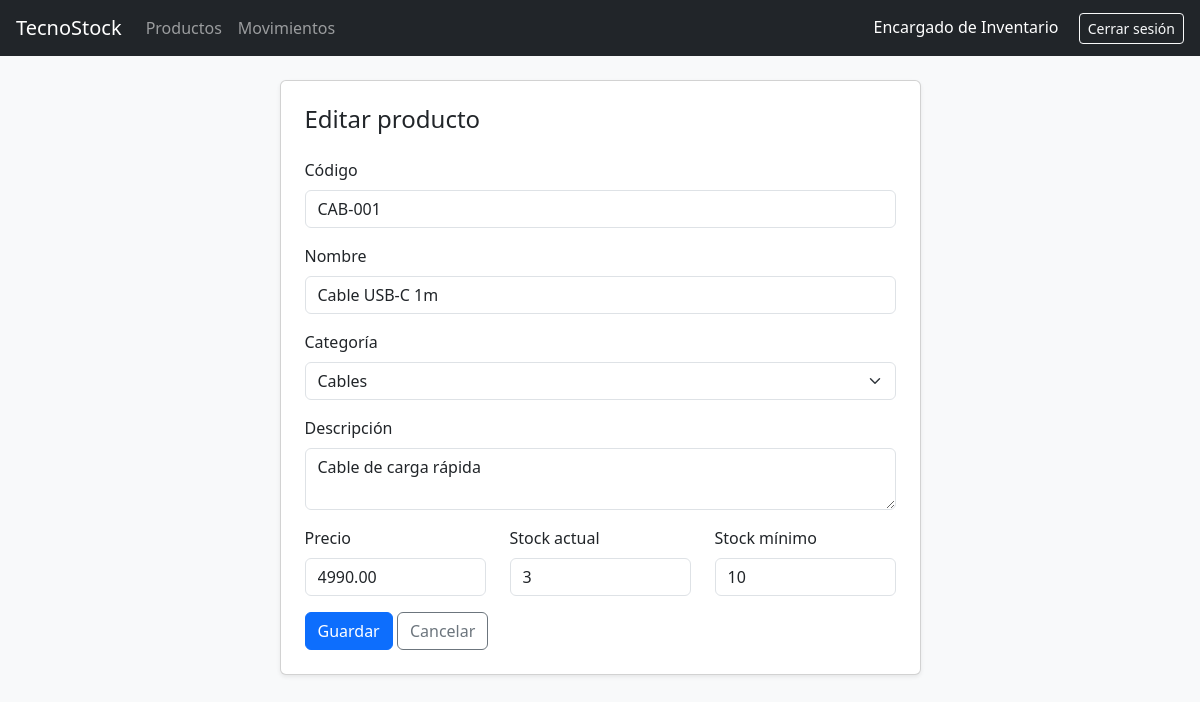
Screenshot of /productoForm.php?id=2 (signed in) with the database file from the repository.
### tables this page shows
CREATE TABLE producto (
    idProducto  INT AUTO_INCREMENT PRIMARY KEY,
    codigo      VARCHAR(30)  NOT NULL UNIQUE,
    nombre      VARCHAR(100) NOT NULL,
    descripcion VARCHAR(255),
    precio      DECIMAL(10,2) NOT NULL,
    stockActual INT NOT NULL DEFAULT 0,
    stockMinimo INT NOT NULL DEFAULT 0,
    estado      TINYINT NOT NULL DEFAULT 1,    
    idCategoria INT NOT NULL,
    CONSTRAINT chkPrecio      CHECK (precio >= 0),
    CONSTRAINT chkStockActual CHECK (stockActual >= 0),
    CONSTRAINT chkStockMinimo CHECK (stockMinimo >= 0),
    CONSTRAINT fkProductoCategoria FOREIGN KEY (idCategoria)
        REFERENCES categoria(idCategoria)
);

CREATE TABLE categoria (
    idCategoria INT AUTO_INCREMENT PRIMARY KEY,
    nombre      VARCHAR(100) NOT NULL UNIQUE,
    descripcion VARCHAR(255),
    estado      TINYINT NOT NULL DEFAULT 1
);

### productoForm.php (the view, shortened to what this page needs)
<?php
require "conexion.php";
$idProducto = (int)($_GET["id"] ?? 0);
$esEdicion  = $idProducto > 0;
$producto = [
    "codigo"      => "",
    "nombre"      => "",
    "descripcion" => "",
    "precio"      => "",
    "stockActual" => "0",
    "stockMinimo" => "0",
    "idCategoria" => ""
];
$categorias = $conexion->query(
    "SELECT idCategoria, nombre FROM categoria WHERE estado = 1 ORDER BY nombre"
)->fetchAll();
if ($esEdicion) {
    $consulta = $conexion->prepare("SELECT * FROM producto WHERE idProducto = ? AND estado = 1");
    $consulta->execute([$idProducto]);
    $productoBd = $consulta->fetch();
    $producto = $productoBd;
}
?>
<!DOCTYPE html>
<html lang="es">
<head>
    <link href="https://cdn.jsdelivr.net/npm/bootstrap@5.3.3/dist/css/bootstrap.min.css" rel="stylesheet">
</head>
<body class="bg-light">
    <?php require "menu.php"; ?>
    <div class="container mt-4 mb-5">
        <div class="row justify-content-center">
            <div class="col-md-7">
                <div class="card shadow-sm">
                    <div class="card-body p-4">
                        <h4 class="mb-4"><?php echo $esEdicion ? "Editar producto" : "Nuevo producto"; ?></h4>
                        <form method="POST" onsubmit="return validarProducto()">
                            <div class="mb-3">
                                <label class="form-label">Código</label>
                                <input type="text" class="form-control" id="codigo" name="codigo"
                                       value="<?php echo htmlspecialchars($producto["codigo"]); ?>"
                                       <?php echo $esEdicion ? "readonly" : ""; ?>>
                            </div>
                            <div class="mb-3">
                                <label class="form-label">Nombre</label>
                                <input type="text" class="form-control" id="nombre" name="nombre"
                                       value="<?php echo htmlspecialchars($producto["nombre"]); ?>">
                            </div>
                            <div class="mb-3">
                                <label class="form-label">Categoría</label>
                                <select class="form-select" id="idCategoria" name="idCategoria">
                                    <?php foreach ($categorias as $categoria) { ?>
                                        <option value="<?php echo $categoria["idCategoria"]; ?>"
                                            <?php echo $categoria["idCategoria"] == $producto["idCategoria"] ? "selected" : ""; ?>>
                                            <?php echo htmlspecialchars($categoria["nombre"]); ?>
                                        </option>
                                    <?php } ?>
                                </select>
                            </div>
                            <div class="mb-3">
                                <label class="form-label">Descripción</label>
                                <textarea class="form-control" id="descripcion" name="descripcion" rows="2"><?php echo htmlspecialchars($producto["descripcion"] ?? ""); ?></textarea>
                            </div>
                            <div class="row">
                                <div class="col-md-4 mb-3">
                                    <label class="form-label">Precio</label>
                                    <input type="number" class="form-control" id="precio" name="precio" min="0" step="0.01"
                                           value="<?php echo htmlspecialchars($producto["precio"]); ?>">
                                </div>
                                <div class="col-md-4 mb-3">
                                    <label class="form-label">Stock actual</label>
                                    <input type="number" class="form-control" id="stockActual" name="stockActual" min="0" step="1"
                                           value="<?php echo htmlspecialchars($producto["stockActual"]); ?>">
                                </div>
                                <div class="col-md-4 mb-3">
                                    <label class="form-label">Stock mínimo</label>
                                    <input type="number" class="form-control" id="stockMinimo" name="stockMinimo" min="0" step="1"
                                           value="<?php echo htmlspecialchars($producto["stockMinimo"]); ?>">
                                </div>
                            </div>
                            <button type="submit" class="btn btn-primary">Guardar</button>
                            <a href="productos.php" class="btn btn-outline-secondary">Cancelar</a>
                        </form>
                    </div>
                </div>
            </div>
        </div>
    </div>
</body>
</html>

### rows the page displays
producto: codigo "CAB-001", nombre "Cable USB-C 1m", idCategoria "Cables", descripcion "Cable de carga rápida", precio "4990.00", stockActual "3", stockMinimo "10"

### other values shown
$_SESSION["nombreUsuario"] "Encargado de Inventario"
